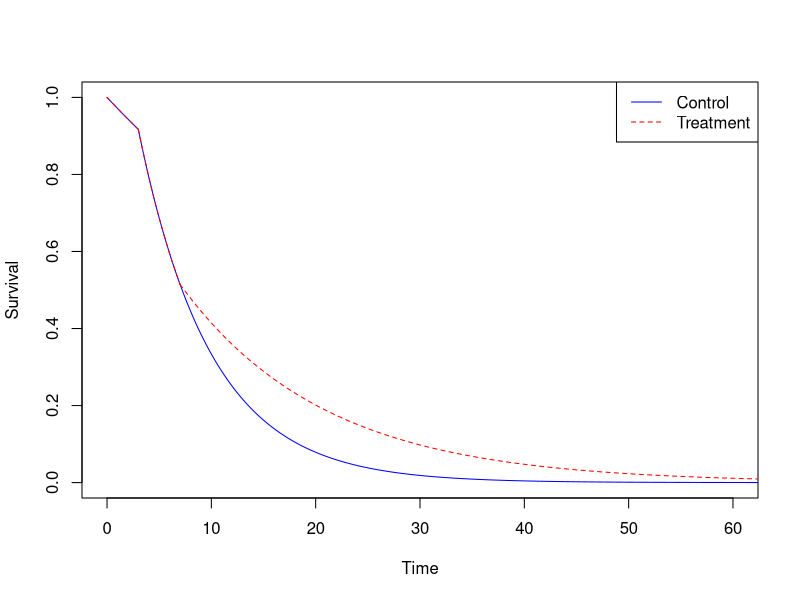

R code for this plot:
lambdac <- log(2)/24
T1 <- 3
HR1 <- 5
T2 <- 7
HR2 <- 2.5
recTime <- 0

numPatients <- 340

#Control survival lines
controlTime1 <- seq(0, T1, by=0.01)
controlSurv1 <- exp(-lambdac*controlTime1)

controlTime2 <- seq(T1, 100, by=0.01)
controlSurv2 <- exp(-lambdac*T1 - lambdac*HR1*(controlTime2-T1))


#Treatment survival lines
treatmentTime1 <- seq(0, T1, by=0.01)
treatmentSurv1 <- exp(-lambdac*treatmentTime1)

treatmentTime2 <- seq(T1, T2, by=0.01)
treatmentSurv2 <- exp(-lambdac*T1 - lambdac*HR1*(treatmentTime2-T1))

treatmentTime3 <- seq(T2, 100, by=0.01)
treatmentSurv3 <- exp(-lambdac*T1 - lambdac*HR1*(T2-T1) - lambdac*HR2*(treatmentTime3-T2))

# Plotting
plot(controlTime1, controlSurv1, type = "l", ylim = c(0,1), xlim = c(0,60), xlab = "Time", ylab = "Survival", col = "blue")
lines(controlTime2, controlSurv2, col = "blue")
lines(treatmentTime1, treatmentSurv1, col = "red", lty = 2)
lines(treatmentTime2, treatmentSurv2, col = "red", lty = 2)
lines(treatmentTime3, treatmentSurv3, col = "red", lty  = 2)
legend("topright", legend = c("Control", "Treatment"), lty = 1:2, col = c("blue", "red"))

#abline(v = 7)


# 
# #Simulate from these survival curves
# CP1 <- exp(-lambdac*T1)
# CP2 <- exp(-lambdac*T1 - lambdac*HR1*(T2-T1))
# u <- runif(numPatients)
# controlData <- ifelse(u>CP1, -log(u)/lambdac, (1/(lambdac*HR1))*(lambdac*HR1*T1-log(u)-lambdac*T1))
# u <- runif(numPatients)
# treatmentData <- ifelse(u>CP1, -log(u)/lambdac, ifelse(u<CP2, (1/(lambdac*HR2))*(lambdac*HR2*T2-log(u)-lambdac*T1-lambdac*HR1*(T2-T1)), (1/(lambdac*HR1))*(lambdac*HR1*T1-log(u)-lambdac*T1)))
# 
# controlData <- data.frame(time = controlData, status = 1)
# kmcontrol <- survfit(Surv(time, status)~1, data = controlData)
# #lines(kmcontrol, conf.int = F, col = "red", lty = 2)
# 
# treatmentData <- data.frame(time = treatmentData, status = 1)
# kmtreatment <- survfit(Surv(time, status)~1, data = treatmentData)
# 
# lines(kmtreatment, conf.int = F, col = "red", lty = 2)
